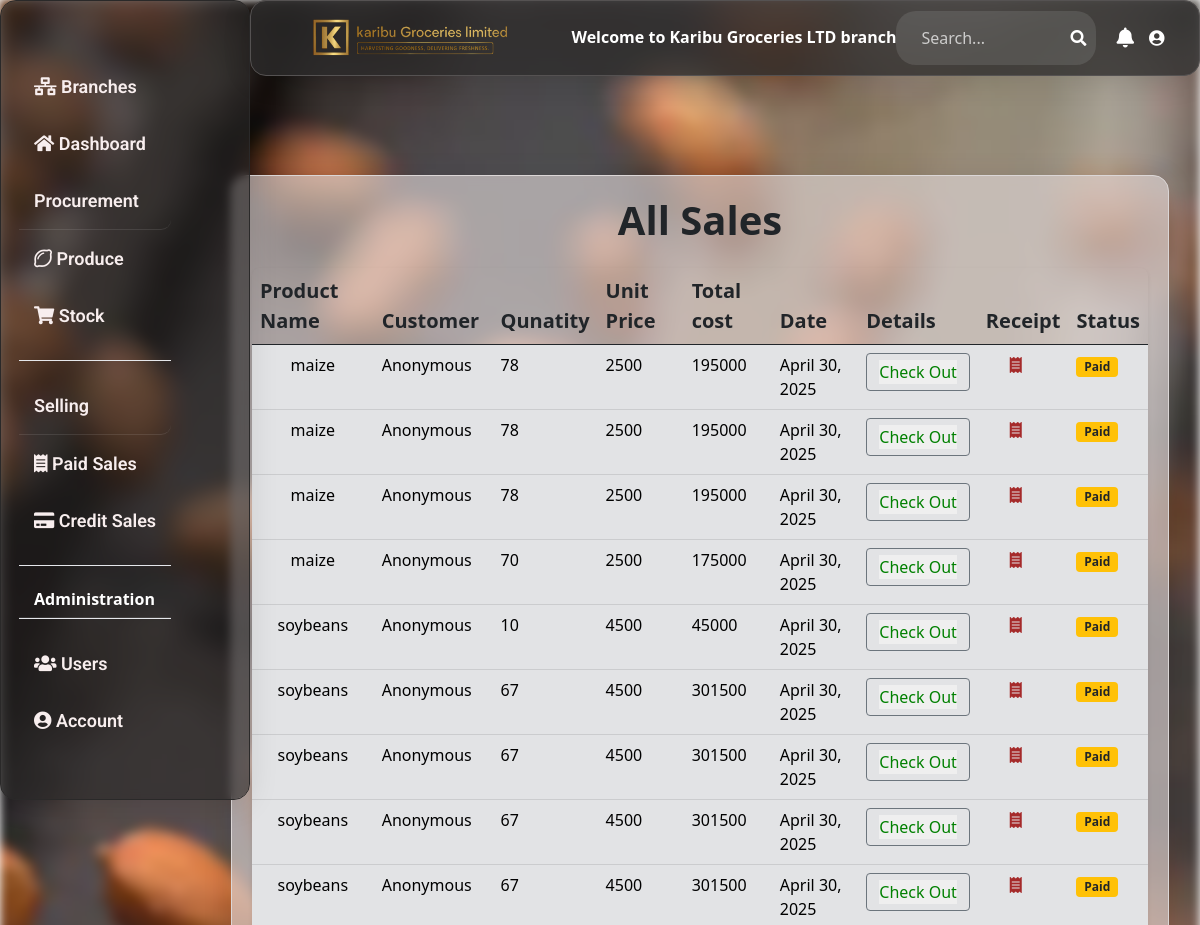
The page /sales/ (signed in, upper part) on the database as committed earlier.
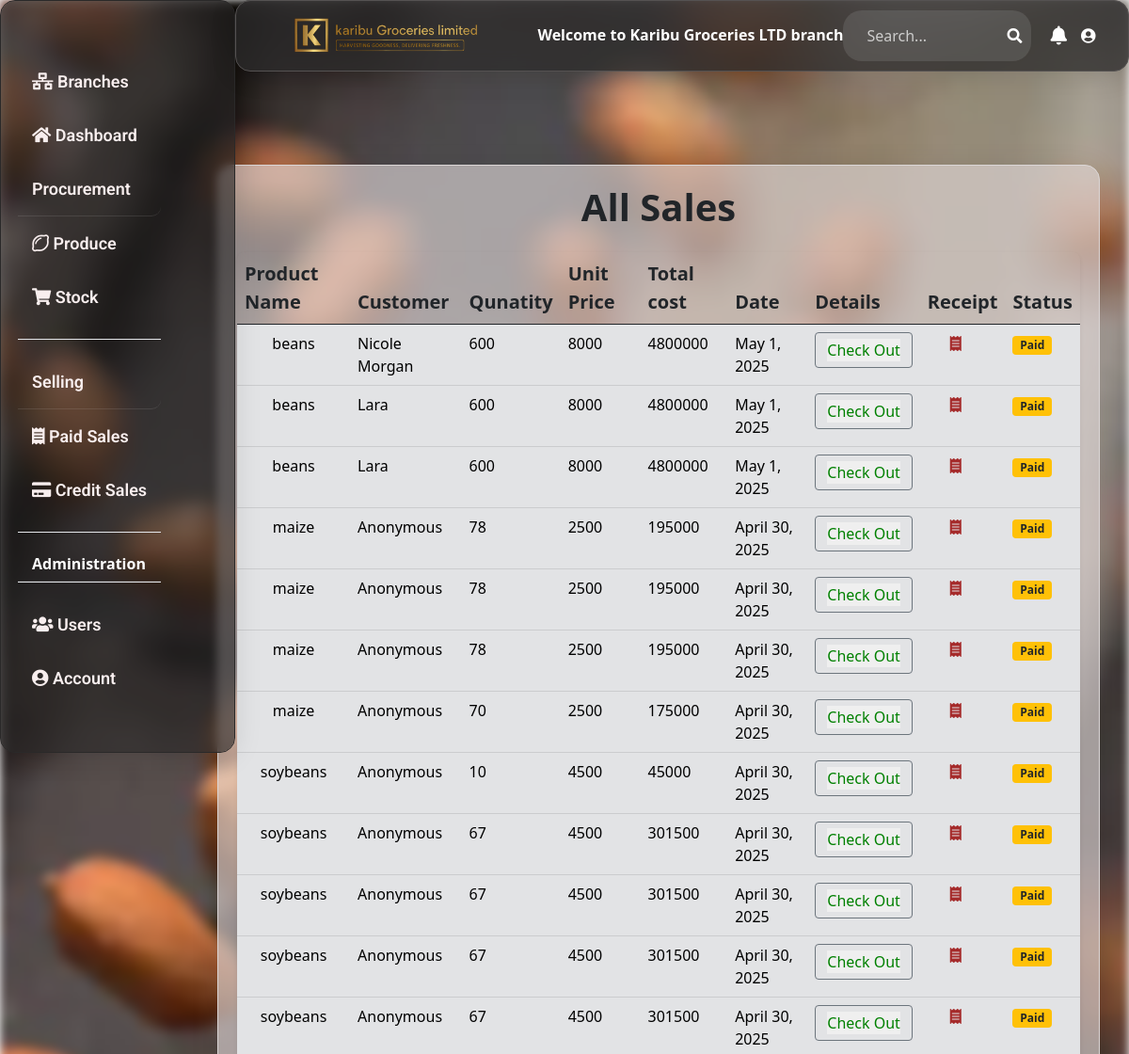
The same page on the database as committed later.
### happy_hoe/models.py (models this page shows, shortened)
class Sale(models.Model):
    branch = models.ForeignKey(Branch, on_delete=models.CASCADE, related_name='branch_sales', null=True, blank=True)
    product_name= models.ForeignKey(Stock, on_delete=models.CASCADE,max_length=100, blank=True, null=True)
    unit_price= models.IntegerField( blank=True, null=True, default=1000)
    quantity= models.IntegerField( blank=True, default=5, null=True)
    customer_name= models.CharField(max_length=100, blank=True, null=True)
    date= models.DateField(auto_now_add=True, blank=True, null=True)
    amount_received= models.IntegerField( blank=True, default=1500, null=True)
    payment_method_choices=(
        ('Cash', 'Cash'),
        ('Credit', 'Credit'),
        ('Mobile Money', 'Mobile Money'),
    )
    payment_method= models.CharField(max_length=50, choices=payment_method_choices, blank=True, null=True)
    payment_status = models.CharField(
        max_length=20,
        choices=[
            ('PAID', 'Paid'),
            ('PENDING', 'Pending'),
            ('CANCELLED', 'Cancelled')
        ],
        default='PAID'
    )
    sales_agent= models.ForeignKey(Userprofile,on_delete=models.CASCADE, blank=True)
    def total_sale(self):
        total= self.quantity * self.product_name.unit_price
        """if self.product_name and self.product_name .unit_price is not None:
            return self.quantity * self.product_name.unit_price"""
        return total
    class Meta:
        indexes = [
            models.Index(fields=['branch', 'date']),
        ]
        ordering = ['branch', '-date']

class Stock(models.Model):
    branch= models.ForeignKey(Branch, on_delete=models.CASCADE,  related_name='branch_stock', null=True, blank=True)
    Category_name= models.ForeignKey (Category, on_delete=models.CASCADE, blank=True)
    product_choices=(
        ('beans', 'beans'),
        ('soybeans', 'soybeans'),
        ('gnuts', 'gnuts'),
        ('maize', 'maize'),
        ('cowpeas', 'cowpeas'),
    )
    product_name = models.CharField(max_length=50, null=True, blank=True, choices=product_choices)
    total_quantity= models.PositiveIntegerField( default=0, blank=True, null=True)
    issued_quantity= models.PositiveIntegerField(default=0, blank=True, null=True)
    received_quantity= models.PositiveIntegerField( default=0, blank=True, null=True)
    cost_of_stock= models.DecimalField(max_digits=50, blank=True, null=True, default=1000000, decimal_places=0)
    unit_cost= models.IntegerField(blank=True, null=True, default=500)
    unit_price= models.IntegerField(blank=True, null=True, default=500)
    date_of_stock= models.DateField(auto_now_add=True ,blank=True, null=True)
    supplier_name= models.CharField(max_length=100, blank=True, null=True)
    phone_regex = RegexValidator(
        regex=r'^\+?256[0-9]{9,15}$',
        message="Phone number must be in the format: '+2567XXXXXXXX'.")
    supplier_contact = models.CharField(max_length=15, validators=[phone_regex], blank=True, null=True)
    type_of_produce = models.CharField(max_length=100, blank=True, null=True)
    entry_agent= models.ForeignKey(Userprofile, on_delete=models.CASCADE, null=True, blank=True, related_name='stocks_entered')
    def __str__(self):
        return str(self.product_name)

### happy_hoe/views.py (the view)
# urls.py: path('sales/', views.sales, name="sales"),
@login_required
def sales(request):
    sales=Sale.objects.all().order_by('-id')
    return render(request,"happy_hoeapp/transactions.html", {"sales": sales})

### happy_hoe/templates/happy_hoeapp/transactions.html (shortened to what this page needs)
{% extends 'happy_hoeapp/base.html' %}
{% load static %}
{% block content %}
    <div class="tableglass-effect">
        <strong><h1 class="text-center mb-4 fs-1">All Sales</h1></strong>
       <table class="table table-hover rounded-lg shadow-sm boarder-radius-2xl bg-white/10 backdrop-blur-md ">
            <thead>
                <tr class="fs-5">
                    <th scope="col ">Product Name</th>
                    <th scope="col">Customer</th>
                    <th scope="col">Qunatity</th>
                    <th scope="col">Unit Price</th>
                    <th scope="col">Total cost</th>
                    <th scope="col">Date</th>
                    <th scope="col">Details</th>
                    <th scope="col">Receipt</th>
                    <th scope="col">Status</th>
                </tr>
            </thead>
            <tbody class="ml-5 fs-6">
                {% for sale in sales %}
                <tr class="table-secondary ">
                    <td class="text-center">{{ sale.product_name }}</td>
                    <td>{{ sale.customer_name }}</td>
                    <td>{{ sale.quantity }}</td>
                    <td>{{ sale.unit_price }}</td>
                    <td>{{ sale.total_sale }}</td>
                    <td> {{ sale.date }} </td>
                    <td>
                        <a href="{% url 'sale_detail' sale.id %}" class="btn btn-outline-secondary text-green-900" data-mdb-ripple-init data-mdb-ripple-color="dark" style="color: green;" onmouseover="this.style.color='brown'" onmouseout="this.style.color='green'">
                            <input type="submit" value="Check Out">
                        </a>
                    </td>
                    <td>
                        <a href="{% url 'receipt_detail' sale.id %}" class=" px-4 w-5px fas fa-receipt" style="color: brown;">
                        </a>
                    </td>
                    <td>
                        {% if sale.payment_method != 'Cash' %}
                            <a href="{% url 'create_credit_sale' sale.id %}" class="btn btn-sm btn-info">
                                <i class="fas fa-credit-card"></i>
                            </a>
                        {% else %}
                        <span class="badge bg-warning text-dark">Paid</span>
                        {% endif %}
                    </td>
                </tr>
                {% endfor %}
            </tbody>
       </table>
    </div>
{% endblock %}

Rows that differ between the two databases and show on the page:
added Sale: product_name "beans", customer_name "Nicole Morgan", quantity "600", unit_price "8000", total_sale "4800000", date "May 1, 2025", payment_method "Paid"
added Sale: product_name "beans", customer_name "Lara", quantity "600", unit_price "8000", total_sale "4800000", date "May 1, 2025", payment_method "Paid"
added Sale: product_name "beans", customer_name "Lara", quantity "600", unit_price "8000", total_sale "4800000", date "May 1, 2025", payment_method "Paid"
